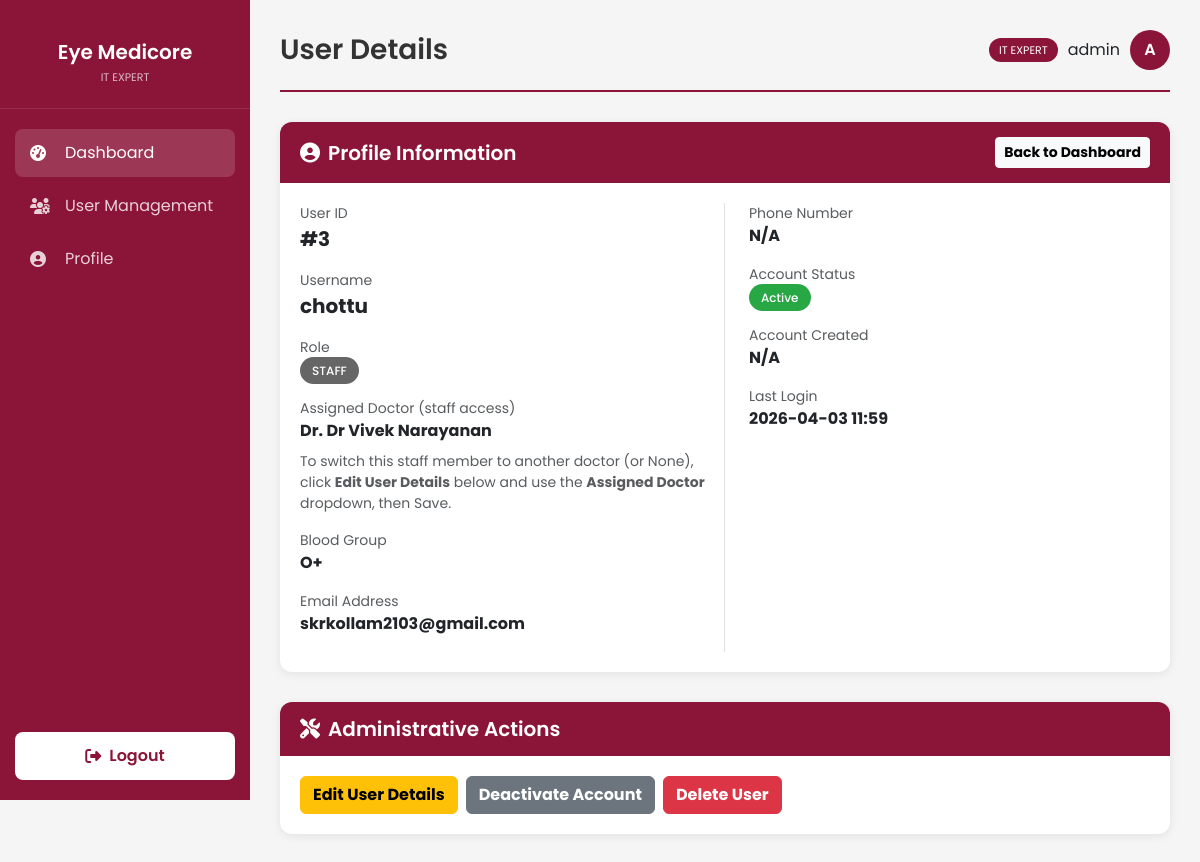
The page /admin/view_user/3 (signed in) on the database as committed earlier.
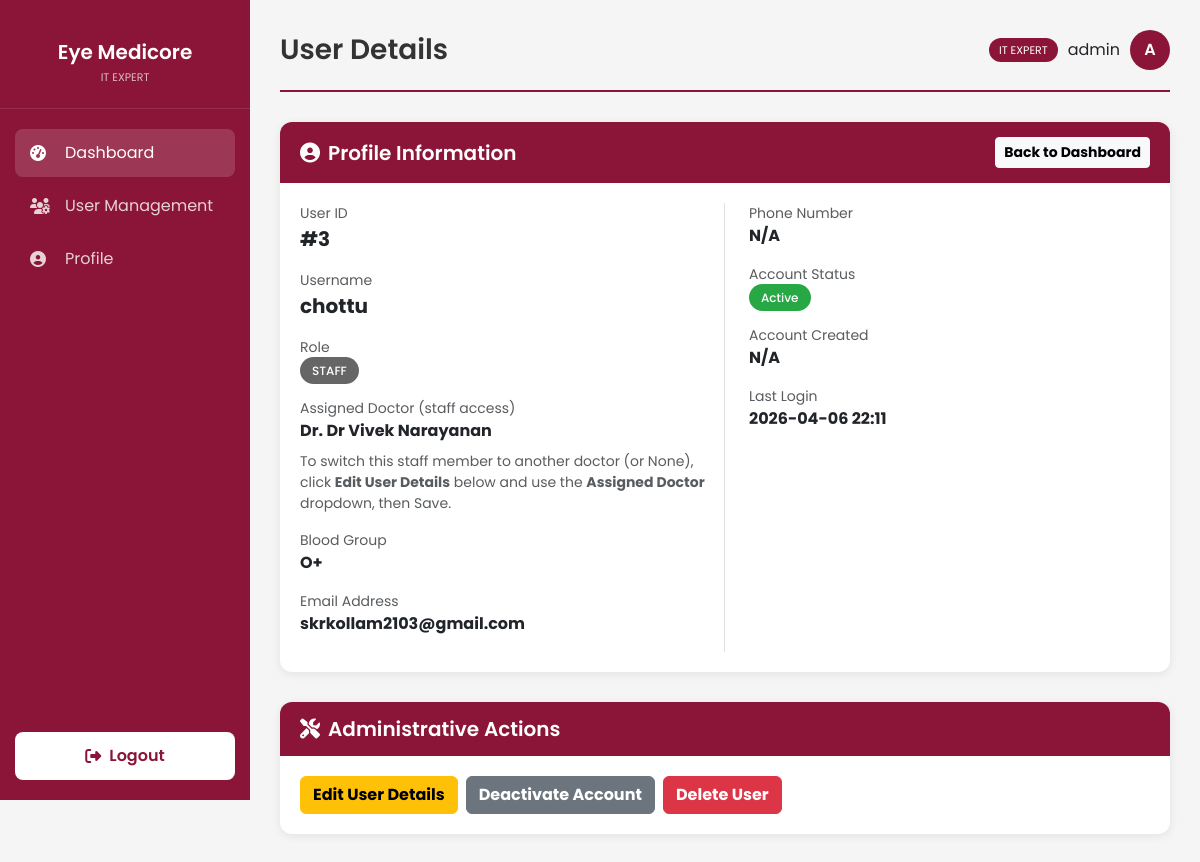
The same page on the database as committed later.
### models.py (models this page shows, shortened)
class User(UserMixin, db.Model):
    id = db.Column(db.Integer, primary_key=True)
    username = db.Column(db.String(100), unique=True, nullable=False)
    password_hash = db.Column(db.String(200), nullable=False)
    role = db.Column(db.String(20), nullable=False, default='staff') # it_expert, doctor, staff
    blood_group = db.Column(db.String(5), nullable=False)
    email = db.Column(db.String(120), unique=True)
    phone_number = db.Column(db.String(20), unique=True)
    account_status = db.Column(db.String(20), default='Active')
    created_at = db.Column(db.DateTime, default=get_local_time)
    last_login = db.Column(db.DateTime)
    otp_secret = db.Column(db.String(6))
    otp_expiry = db.Column(db.DateTime)
    doctor_id = db.Column(db.Integer, db.ForeignKey('user.id'), nullable=True)
    doctor = db.relationship('User', remote_side=[id], backref='staff_members')

### app.py (the view)
@app.route('/admin/view_user/<int:user_id>')
@login_required
@role_required('it_expert')
def view_user(user_id):
    user = User.query.get_or_404(user_id)
    return render_template('view_user_profile.html', user=user)

### app.py (called while the page is built)
@login_manager.user_loader
def load_user(user_id):
    return User.query.get(int(user_id))

def role_required(role):
    def decorator(f):
        @wraps(f)
        def decorated_function(*args, **kwargs):
            if not current_user.is_authenticated or current_user.role != role:
                flash('You do not have permission to access this page.', 'danger')
                return redirect(url_for('index'))
            return f(*args, **kwargs)
        return decorated_function
    return decorator

### templates/view_user_profile.html (shortened to what the changed rows need)
{% extends "base_dashboard.html" %}
{% block page_title %}User Details{% endblock %}
{% block content %}
<div class="card">
    <div class="card-body">
        <div class="row">
            <div class="col-md-6 border-end">
                <div class="mb-3">
                    <div class="text-muted small">User ID</div>
                    <div class="fw-bold fs-5">#{{ user.id }}</div>
                </div>
                <div class="mb-3">
                    <div class="text-muted small">Username</div>
                    <div class="fw-bold fs-5">{{ user.username }}</div>
                </div>
                <div class="mb-3">
                    <div class="fw-bold">
                        <span
                            class="badge-role badge-{{ 'doctor' if user.role == 'doctor' else 'staff' if user.role == 'staff' else 'admin' }}">
                            {{ user.role|upper }}
                        </span>
                    </div>
                </div>
                <div class="mb-3">
                    <div class="text-muted small">Blood Group</div>
                    <div class="fw-bold">{{ user.blood_group if user.blood_group else 'N/A' }}</div>
                </div>
                <div class="mb-3">
                    <div class="text-muted small">Email Address</div>
                    <div class="fw-bold">{{ user.email if user.email else 'N/A' }}</div>
                </div>
            </div>
            <div class="col-md-6 ps-4">
                <div class="mb-3">
                    <div class="text-muted small">Phone Number</div>
                    <div class="fw-bold">{{ user.phone_number if user.phone_number else 'N/A' }}</div>
                </div>
                <div class="mb-3">
                    <div class="fw-bold">
                        <span
                            class="badge-role badge-{{ 'active' if user.account_status == 'Active' else 'inactive' }}">
                            {{ user.account_status if user.account_status else 'Active' }}
                        </span>
                    </div>
                </div>
                <div class="mb-3">
                    <div class="text-muted small">Account Created</div>
                    <div class="fw-bold">{{ user.created_at.strftime('%Y-%m-%d %H:%M') if user.created_at else 'N/A' }}
                    </div>
                </div>
                <div class="mb-0">
                    <div class="text-muted small">Last Login</div>
                    <div class="fw-bold">{{ user.last_login.strftime('%Y-%m-%d %H:%M') if user.last_login else 'Never'
                        }}</div>
                </div>
            </div>
        </div>
    </div>
</div>
<div class="card mt-4">
    <div class="card-body">
        <div class="d-flex gap-2">
            {% if user.id != current_user.id %}
            <form action="/admin/toggle_status/{{ user.id }}" method="POST" class="d-inline">
                <button type="submit"
                    class="btn btn-{{ 'secondary' if user.account_status == 'Active' else 'success' }} fw-bold">
                    {{ 'Deactivate Account' if user.account_status == 'Active' else 'Activate Account' }}
                </button>
            </form>
            <form action="/admin/delete_user/{{ user.id }}" method="POST" class="d-inline"
                data-confirm="Are you sure you want to delete this user permanently?">
                <button type="submit" class="btn btn-danger fw-bold">Delete User</button>
            </form>
            {% else %}
            <span class="text-muted align-self-center"><i class="fas fa-info-circle me-1"></i>You cannot modify your own
                status.</span>
            {% endif %}
        </div>
    </div>
</div>
{% endblock %}

Rows that differ between the two databases and show on the page:
changed User "chottu": last_login "2026-04-03 11:59" → "2026-04-06 22:11"
